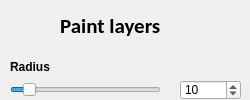
       <widget class="QDockWidget" name="paintLayersDockWidget">
        <property name="minimumSize">
         <size>
          <width>250</width>
          <height>38</height>
         </size>
        </property>
        <property name="maximumSize">
         <size>
          <width>250</width>
          <height>524287</height>
         </size>
        </property>
        <property name="windowTitle">
         <string>Paint layers</string>
        </property>
        <widget class="QWidget" name="dockWidgetContents_5">
         <widget class="QLabel" name="label_10">
          <property name="geometry">
           <rect>
            <x>10</x>
            <y>10</y>
            <width>32</width>
            <height>32</height>
           </rect>
          </property>
          <property name="text">
           <string/>
          </property>
          <property name="pixmap">
           <pixmap>../Data/EditorIcons/paintTool32.png</pixmap>
          </property>
         </widget>
         <widget class="QLabel" name="label_11">
          <property name="geometry">
           <rect>
            <x>60</x>
            <y>10</y>
            <width>111</width>
            <height>31</height>
           </rect>
          </property>
          <property name="font">
           <font>
            <family>Calibri</family>
            <pointsize>16</pointsize>
            <weight>75</weight>
            <bold>true</bold>
           </font>
          </property>
          <property name="frameShape">
           <enum>QFrame::NoFrame</enum>
          </property>
          <property name="lineWidth">
           <number>1</number>
          </property>
          <property name="text">
           <string>Paint layers</string>
          </property>
          <property name="scaledContents">
           <bool>false</bool>
          </property>
         </widget>
         <widget class="QSlider" name="textureRepeat_1_Slider">
          <property name="geometry">
           <rect>
            <x>10</x>
            <y>410</y>
            <width>161</width>
            <height>19</height>
           </rect>
          </property>
          <property name="minimum">
           <number>1</number>
          </property>
          <property name="maximum">
           <number>1024</number>
          </property>
          <property name="sliderPosition">
           <number>128</number>
          </property>
          <property name="orientation">
           <enum>Qt::Horizontal</enum>
          </property>
         </widget>
         <widget class="QSpinBox" name="spinBox_5">
          <property name="geometry">
           <rect>
            <x>180</x>
            <y>130</y>
            <width>61</width>
            <height>20</height>
           </rect>
          </property>
          <property name="minimum">
           <number>1</number>
          </property>
          <property name="maximum">
           <number>200</number>
          </property>
          <property name="value">
           <number>100</number>
          </property>
         </widget>
         <widget class="QLabel" name="label_12">
          <property name="geometry">
           <rect>
            <x>10</x>
            <y>60</y>
            <width>221</width>
            <height>13</height>
           </rect>
          </property>
          <property name="font">
           <font>
            <weight>75</weight>
            <bold>true</bold>
           </font>
          </property>
          <property name="text">
           <string>Radius</string>
          </property>
         </widget>
         <widget class="QSlider" name="terrainPaintBrushStrengthSlider">
          <property name="geometry">
           <rect>
            <x>10</x>
            <y>130</y>
            <width>151</width>
            <height>19</height>
           </rect>
          </property>
          <property name="minimum">
           <number>1</number>
          </property>
          <property name="maximum">
           <number>200</number>
          </property>
          <property name="value">
           <number>100</number>
          </property>
          <property name="orientation">
           <enum>Qt::Horizontal</enum>
          </property>
          <property name="invertedAppearance">
           <bool>false</bool>
          </property>
          <property name="invertedControls">
           <bool>false</bool>
          </property>
         </widget>
         <widget class="QLabel" name="label_13">
          <property name="geometry">
           <rect>
            <x>10</x>
            <y>110</y>
            <width>221</width>
            <height>13</height>
           </rect>
          </property>
          <property name="font">
           <font>
            <weight>75</weight>
            <bold>true</bold>
           </font>
          </property>
          <property name="text">
           <string>Strength</string>
          </property>
         </widget>
         <widget class="QListWidget" name="terrainLayerListWidget">
          <property name="geometry">
           <rect>
            <x>10</x>
            <y>160</y>
            <width>221</width>
            <height>221</height>
           </rect>
          </property>
          <property name="minimumSize">
           <size>
            <width>0</width>
            <height>200</height>
           </size>
          </property>
         </widget>
         <widget class="QLabel" name="label_16">
          <property name="geometry">
           <rect>
            <x>10</x>
            <y>390</y>
            <width>221</width>
            <height>13</height>
           </rect>
          </property>
          <property name="font">
           <font>
            <weight>75</weight>
            <bold>true</bold>
           </font>
          </property>
          <property name="text">
           <string>Texture 1 repeat</string>
          </property>
         </widget>
         <widget class="QSpinBox" name="spinBox_7">
          <property name="geometry">
           <rect>
            <x>180</x>
            <y>460</y>
            <width>61</width>
            <height>20</height>
           </rect>
          </property>
          <property name="minimum">
           <number>1</number>
          </property>
          <property name="maximum">
           <number>1024</number>
          </property>
          <property name="value">
           <number>128</number>
          </property>
         </widget>
         <widget class="QSlider" name="textureRepeat_2_Slider">
          <property name="geometry">
           <rect>
            <x>10</x>
            <y>460</y>
            <width>161</width>
            <height>19</height>
           </rect>
          </property>
          <property name="minimum">
           <number>1</number>
          </property>
          <property name="maximum">
           <number>1024</number>
          </property>
          <property name="value">
           <number>128</number>
          </property>
          <property name="orientation">
           <enum>Qt::Horizontal</enum>
          </property>
         </widget>
         <widget class="QLabel" name="label_17">
          <property name="geometry">
           <rect>
            <x>10</x>
            <y>440</y>
            <width>221</width>
            <height>13</height>
           </rect>
          </property>
          <property name="font">
           <font>
            <weight>75</weight>
            <bold>true</bold>
           </font>
          </property>
          <property name="text">
           <string>Texture 2 repeat</string>
          </property>
         </widget>
         <widget class="QLabel" name="label_18">
          <property name="geometry">
           <rect>
            <x>10</x>
            <y>490</y>
            <width>221</width>
            <height>13</height>
           </rect>
          </property>
          <property name="font">
           <font>
            <weight>75</weight>
            <bold>true</bold>
           </font>
          </property>
          <property name="text">
           <string>Texture 3 repeat</string>
          </property>
         </widget>
         <widget class="QSpinBox" name="spinBox_8">
          <property name="geometry">
           <rect>
            <x>180</x>
            <y>510</y>
            <width>61</width>
            <height>20</height>
           </rect>
          </property>
          <property name="minimum">
           <number>1</number>
          </property>
          <property name="maximum">
           <number>1024</number>
          </property>
          <property name="value">
           <number>128</number>
          </property>
         </widget>
         <widget class="QSlider" name="textureRepeat_3_Slider">
          <property name="geometry">
           <rect>
            <x>10</x>
            <y>510</y>
            <width>161</width>
            <height>19</height>
           </rect>
          </property>
          <property name="minimum">
           <number>1</number>
          </property>
          <property name="maximum">
           <number>1024</number>
          </property>
          <property name="value">
           <number>128</number>
          </property>
          <property name="orientation">
           <enum>Qt::Horizontal</enum>
          </property>
         </widget>
         <widget class="QSpinBox" name="spinBox_6">
          <property name="geometry">
           <rect>
            <x>180</x>
            <y>400</y>
            <width>61</width>
            <height>20</height>
           </rect>
          </property>
          <property name="minimum">
           <number>1</number>
          </property>
          <property name="maximum">
           <number>1024</number>
          </property>
          <property name="value">
           <number>128</number>
          </property>
         </widget>
         <widget class="QSpinBox" name="spinBox_9">
          <property name="geometry">
           <rect>
            <x>180</x>
            <y>560</y>
            <width>61</width>
            <height>20</height>
           </rect>
          </property>
          <property name="minimum">
           <number>1</number>
          </property>
          <property name="maximum">
           <number>1024</number>
          </property>
          <property name="value">
           <number>128</number>
          </property>
         </widget>
         <widget class="QSpinBox" name="spinBox_4">
          <property name="geometry">
           <rect>
            <x>180</x>
            <y>80</y>
            <width>61</width>
            <height>20</height>
           </rect>
          </property>
          <property name="minimum">
           <number>1</number>
          </property>
          <property name="maximum">
           <number>100</number>
          </property>
          <property name="value">
           <number>10</number>
          </property>
         </widget>
         <widget class="QLabel" name="label_19">
          <property name="geometry">
           <rect>
            <x>10</x>
            <y>540</y>
            <width>221</width>
            <height>13</height>
           </rect>
          </property>
          <property name="font">
           <font>
            <weight>75</weight>
            <bold>true</bold>
           </font>
          </property>
          <property name="text">
           <string>Texture 4 repeat</string>
          </property>
         </widget>
         <widget class="QSlider" name="textureRepeat_4_Slider">
          <property name="geometry">
           <rect>
            <x>10</x>
            <y>560</y>
            <width>161</width>
            <height>19</height>
           </rect>
          </property>
          <property name="minimum">
           <number>1</number>
          </property>
          <property name="maximum">
           <number>1024</number>
          </property>
          <property name="value">
           <number>128</number>
          </property>
          <property name="orientation">
           <enum>Qt::Horizontal</enum>
          </property>
         </widget>
         <widget class="QSlider" name="terrainPaintBrushRadiusSlider">
          <property name="geometry">
           <rect>
            <x>10</x>
            <y>80</y>
            <width>151</width>
            <height>19</height>
           </rect>
          </property>
          <property name="minimum">
           <number>1</number>
          </property>
          <property name="maximum">
           <number>100</number>
          </property>
          <property name="pageStep">
           <number>1</number>
          </property>
          <property name="value">
           <number>10</number>
          </property>
          <property name="orientation">
           <enum>Qt::Horizontal</enum>
          </property>
          <property name="invertedAppearance">
           <bool>false</bool>
          </property>
          <property name="invertedControls">
           <bool>false</bool>
          </property>
         </widget>
        </widget>
       </widget>
